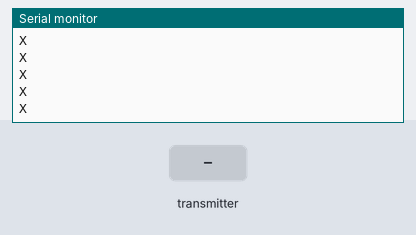
Bench run of a sketch on a simulated Arduino Uno, built with avr-gcc and run on an emulated ATmega328P. On the bench: the last lines printed to the serial monitor. The inputs (shaded band) are chosen by the test bench. No radio packets arrive unless stated.

Above: at 1.2 s.
1.3 s: the transmitter starts sending angleV = 0
At 2.0 s:
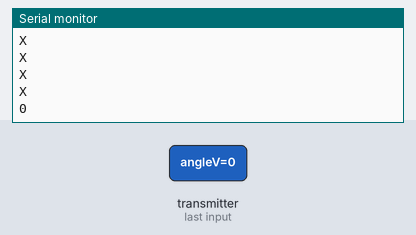
2.8 s: the transmitter starts sending angleV = 45
At 3.5 s:
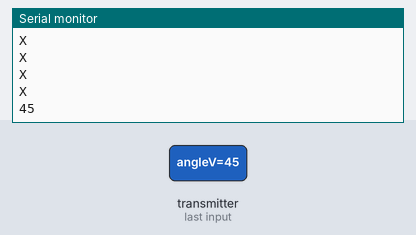

Measured:
- after the input at 1.3 s, the serial monitor: prints a new line at once (image 1)
- after the input at 2.8 s, the serial monitor: prints a new line at once (image 2)

The sketch:

WirelessConnectionReceiver.ino
```cpp
#include <SPI.h>
#include <nRF24L01.h>
#include <RF24.h>
#include <Servo.h>
#define button 4


RF24 radio(7, 8); // CE, CSN
const byte addresses[][6] = {"00001", "00002"};
Servo myServo;
boolean buttonState = 0;

void setup()
{
  Serial.begin(9600);
 // Serial.println("a");
  pinMode(button, INPUT);
  //myServo.attach(5);
  radio.begin();
  radio.openWritingPipe(addresses[0]); // 00001
  radio.openReadingPipe(1, addresses[1]); // 00002
  radio.setPALevel(RF24_PA_MIN);
}


void loop()
{
  delay(5);
  //Serial.println("x");
  radio.startListening();
  Serial.println("X");
  if ( radio.available()) {
    while (radio.available()) {
      int angleV = 0;
      radio.read(&angleV, sizeof(angleV));
      Serial.println(angleV);
    }
    delay(5);
    /*radio.stopListening();
    buttonState = digitalRead(button);
    radio.write(&buttonState, sizeof(buttonState));*/
  }
}
```
